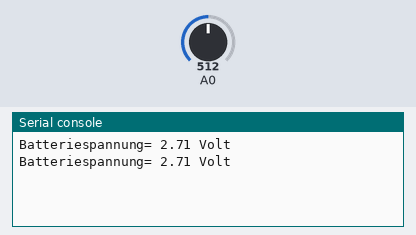
A program run on a simulated ESP8266 board running MicroPython. Shown: the last lines printed to the serial console. The inputs (shaded band) are chosen by the test bench; at power-on: A0 = 512 (analog values on the 0–1023 scale).

Above: at 1.2 s.
1.3 s: A0 set to 716
At 2.6 s:
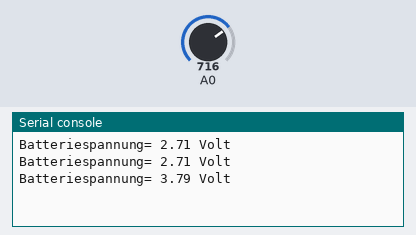
2.8 s: A0 set to 900
At 3.8 s:
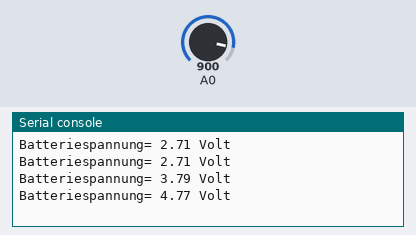
Timing chart, 0 to 5.8 s (numbered marks = the images above; inputs shaded):
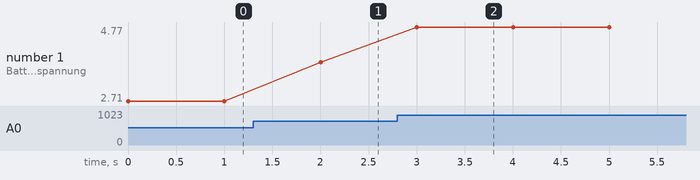

Measured:
- after the input at 1.3 s, the serial console: prints a new line after 0.70 s (image 1)
- after the input at 2.8 s, the serial console: prints a new line after 0.20 s (image 2)
- plotted number 1: 2.71 → 3.79 after the input at 1.3 s, 3.79 → 4.77 after the input at 2.8 s

The program:

batterie.py
```python
# batterie.py

import machine
from time import sleep

''' batteriespannung messen, loetbruecke 'MSG' muss geschlossen sein
    spannungsteiler 470k 100k an ADC0
    max spannung am adc 1 volt '''
def volt():
        y=5.0*machine.ADC(0).read() /944
        return round (y,2) # 2 stellen hinter'm komma reichen
    # bei 5V 944 gemessen ,empirisch

''' test '''
if __name__=='__main__':
    from time import sleep
    while True:
        print( f"Batteriespannung= {volt()} Volt" )
        sleep(1)
```
